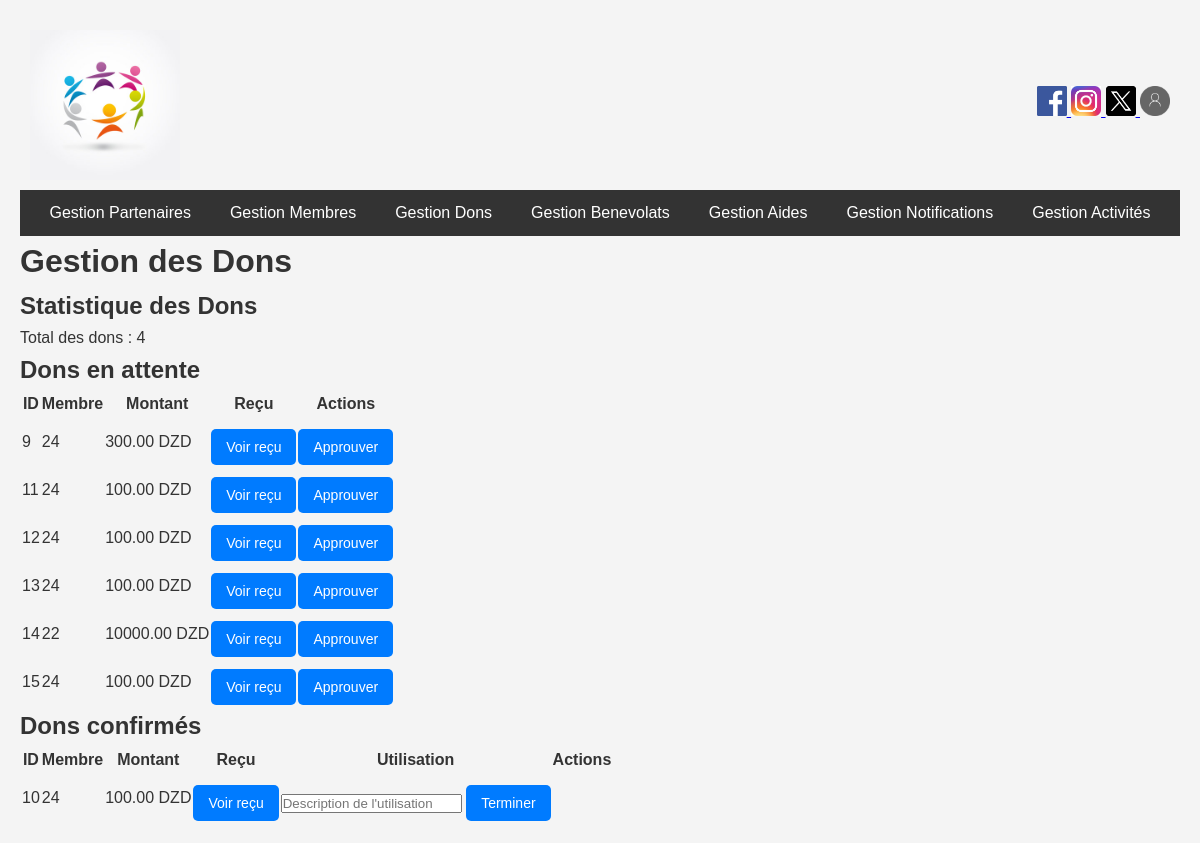
The page /public/index.php/gestiondon (signed in) on the database its author committed.
### tables this page shows
CREATE TABLE `Donstat` (
  `id` int NOT NULL,
  `stat` int DEFAULT NULL
);

CREATE TABLE `Don` (
  `id` int NOT NULL,
  `montant` decimal(10,2) NOT NULL,
  `membre_id` int NOT NULL,
  `Recu` varchar(255) DEFAULT NULL,
  `etat` varchar(255) DEFAULT NULL,
  `utilisation` varchar(255) DEFAULT NULL
);

### app/controllers/GestionDonController.php (called while the page is built, shortened)
<?php
class GestionDonController
{
    public function index()
    {
        $database = Database::getInstance()->getConnection();
        $donModel = new Don($database);
        $donsEnAttente = $donModel->getDonsByEtat('En attente');
        $donsConfirmes = $donModel->getDonsByEtat('Confirmé');
        $donstatModel = new Donstat($database);
        $donstat = $donstatModel->getStat();
        include __DIR__ . '/../views/don/list.php';
    }
}

### app/helpers/session.php (called while the page is built, shortened)
<?php
class Session {
    public static function get($key, $default = null) {
        return $_SESSION[$key] ?? $default;
    }
}

### app/models/Donstat.php (called while the page is built, shortened)
<?php
class Donstat {
    private $db;
    public function __construct($db) {
        $this->db = $db;
    }
    public function getStat() {
        $stmt = $this->db->prepare("SELECT stat FROM Donstat WHERE id = 1");
        $stmt->execute();
        $result = $stmt->fetch(PDO::FETCH_ASSOC);
        return $result ? $result['stat'] : null;
    }
}
?>

### app/models/Don.php (called while the page is built, shortened)
<?php
class Don
{
    private $db;
    public function __construct($db)
    {
        $this->db = $db;
    }
    public function getDonsByEtat($etat)
    {
        $query = "SELECT * FROM Don WHERE etat = :etat";
        $stmt = $this->db->prepare($query);
        $stmt->bindParam(':etat', $etat);
        $stmt->execute();
        return $stmt->fetchAll(PDO::FETCH_ASSOC);
    }
}

### app/views/don/list.php (the view, shortened to what this page needs)
<!DOCTYPE html>
<html lang="fr">
<head>
</head>
<?php include __DIR__ . '/../admin/index.php'; ?>
<body>
    <h1>Gestion des Dons</h1>
    <h2>Statistique des Dons</h2>
    <p>Total des dons : <?php echo $donstat; ?></p>
    <h2>Dons en attente</h2>
    <table>
        <thead>
            <tr>
                <th>ID</th>
                <th>Membre</th>
                <th>Montant</th>
                <th>Reçu</th>
                <th>Actions</th>
            </tr>
        </thead>
        <tbody>
            <?php foreach ($donsEnAttente as $don): ?>
                <tr>
                    <td><?php echo $don['id']; ?></td>
                    <td><?php echo $don['membre_id']; ?></td>
                    <td><?php echo $don['montant']; ?> DZD</td>
                    <td>
                        <form method="POST" action="/Projet_WEB/public/index.php/dons/voirRecu" target="_blank">
                            <button type="submit">Voir reçu</button>
                        </form>
                    </td>
                    <td>
                        <form method="POST" action="/Projet_WEB/public/index.php/dons/approuver">
                            <button type="submit">Approuver</button>
                        </form>
                    </td>
                </tr>
            <?php endforeach; ?>
        </tbody>
    </table>
    <h2>Dons confirmés</h2>
    <table>
        <thead>
            <tr>
                <th>ID</th>
                <th>Membre</th>
                <th>Montant</th>
                <th>Reçu</th>
                <th>Utilisation</th>
                <th>Actions</th>
            </tr>
        </thead>
        <tbody>
            <?php foreach ($donsConfirmes as $don): ?>
                <tr>
                    <td><?php echo $don['id']; ?></td>
                    <td><?php echo $don['membre_id']; ?></td>
                    <td><?php echo $don['montant']; ?> DZD</td>
                    <td>
                        <form method="POST" action="/Projet_WEB/public/index.php/dons/voirRecu" target="_blank">
                            <button type="submit">Voir reçu</button>
                        </form>
                    </td>
                    <td>
                        <form method="POST" action="/Projet_WEB/public/index.php/dons/terminer">
                            <input type="text" name="utilisation" placeholder="Description de l'utilisation" required>
                            <button type="submit">Terminer</button>
                        </form>
                    </td>
                </tr>
            <?php endforeach; ?>
        </tbody>
    </table>
</body>
</html>

### public/index.php (shortened to what this page needs)
<?php
require_once __DIR__ . '/../app/routes.php';
require_once __DIR__ . '/../app/helpers/session.php';
$requestUri = $_SERVER['REQUEST_URI'];
$scriptName = $_SERVER['SCRIPT_NAME'];
$pathInfo = str_replace($scriptName, '', $requestUri);
$pathInfo = trim($pathInfo, '/');
$url = $pathInfo ?: 'home';
foreach ($routes as $route => $action) {
    if ($url === $route) {
        [$controllerName, $method] = explode('@', $action);
        $controller = new $controllerClass();
        $controller->$method();
        break;
    }
}

### app/views/admin/index.php (shortened to what this page needs)
<!DOCTYPE html>
<html lang="fr">
<head>
    <link rel="stylesheet" href="/Projet_WEB/public/css/styles.css">
</head>
<body>
<header>
    <div class="header-container">
        <img src="/Projet_WEB/public/assets/images/logo.jpg" alt="Logo de l'association" class="logo">
        <div class="social-links">
            <a href="https://www.facebook.com/" target="_blank">
                <img src="/Projet_WEB/public/assets/images/facebook.png" alt="Facebook">
            </a>
            <a href="https://www.instagram.com/" target="_blank">
                <img src="/Projet_WEB/public/assets/images/instagram.jpeg" alt="Instagram">
            </a>
            <a href="https://www.x.com/" target="_blank">
                <img src="/Projet_WEB/public/assets/images/x.png" alt="X">
            </a>
                <img src="/Projet_WEB/public/assets/images/compte.png" alt="Compte" id="account-toggle">
        </div>
    </div>
</header>
<?php if (Session::get('id')): ?>
<nav class="navbar">
    <ul>
        <li><a href="/Projet_WEB/public/index.php/partners">Gestion Partenaires</a></li>
        <li><a href="/Projet_WEB/public/index.php/gestionmembres">Gestion Membres</a></li>
        <li><a href="/Projet_WEB/public/index.php/gestiondon">Gestion Dons</a></li>
        <li><a href="/Projet_WEB/public/index.php/gestionbenevolat">Gestion Benevolats</a></li>
        <li><a href="/Projet_WEB/public/index.php/gestionaide">Gestion Aides</a></li>
        <li><a href="/Projet_WEB/public/index.php/gestionnotif">Gestion Notifications</a></li>
        <li><a href="/Projet_WEB/public/index.php/gestionactivite">Gestion Activités</a></li>
    </ul>
</nav>
<?php else: ?>
<?php endif; ?>

### public/css/styles.css (style rules this page uses)
.header-container { display: flex; justify-content: space-between; align-items: center; padding: 10px; }
.logo { width: 150px; }
.social-links a img { width: 30px; height: 30px; cursor: pointer; }
.social-links img { width: 30px; height: 30px; cursor: pointer; }
.navbar { background-color: #333; color: white; padding: 10px; }
.navbar ul { list-style: none; padding: 0; display: flex; justify-content: space-around; }
.navbar ul li { display: inline; }
.navbar ul li a { color: white; text-decoration: none; }
* { margin: 0; padding: 0; box-sizing: border-box; }
body { font-family: 'Arial', sans-serif; line-height: 1.6; background-color: #f9f9f9; color: #333; padding: 20px; }
body { font-family: 'Arial', sans-serif; line-height: 1.6; background-color: #f4f4f4; color: #333; padding: 20px; }
button { background-color: #007BFF; color: #fff; border: none; padding: 10px 15px; border-radius: 5px; cursor: pointer; font-size: 14px; margin-top: 10px; transition: background-color 0.3s ease; }

### rows shown on the page
donstat: stat "4"
don: id "9", membre "24", montant "300.00"
don: id "11", membre "24", montant "100.00"
don: id "12", membre "24", montant "100.00"
don: id "13", membre "24", montant "100.00"
don: id "14", membre "22", montant "10000.00"
don: id "15", membre "24", montant "100.00"
don: id "10", membre "24", montant "100.00"
